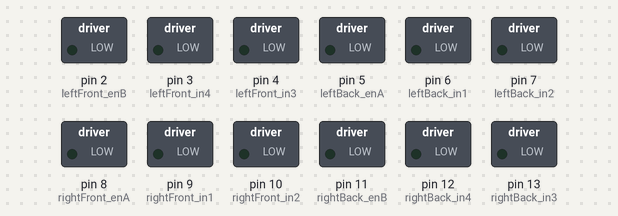
The sketch below on a simulated Arduino Uno, built with avr-gcc and run on an emulated ATmega328P. Parts: switched loads named in the sketch (green lamp = pin HIGH).

Above: at 0.1 s.
At 5.1 s:
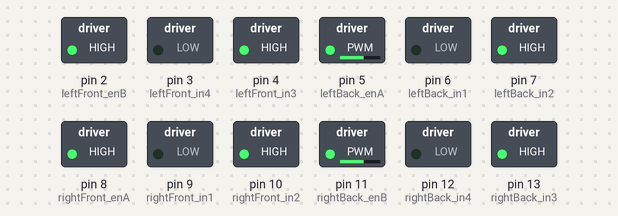
At 9.1 s:
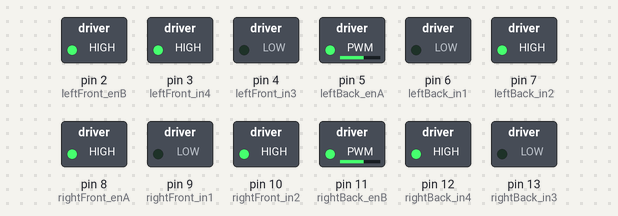
At 17.1 s:
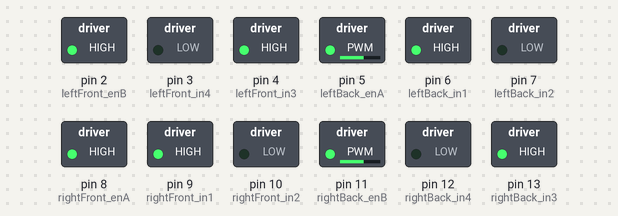
At 25.1 s:
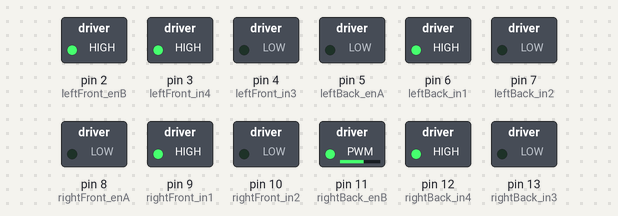
At 35.1 s:
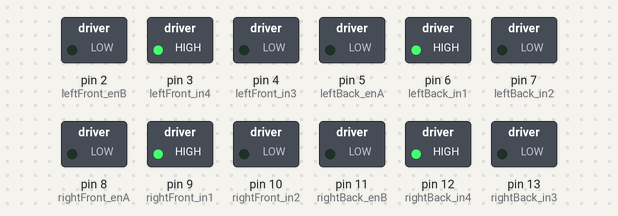
Timing chart, 0 to 36.6 s (numbered marks = the images above):
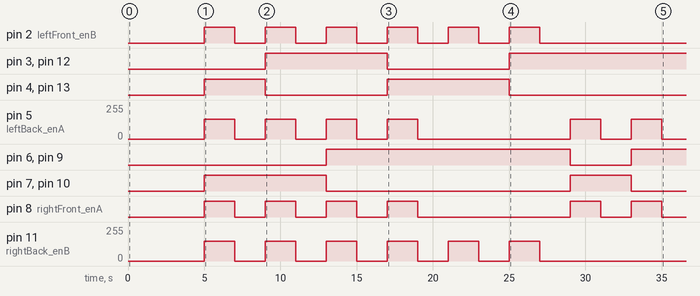

Measured:
- by itself, pin 2 (leftFront_enB): alternates HIGH for 2.0 s and LOW for 2.0 s, 12 changes in all, then stays LOW
- by itself, pin 3 (leftFront_in4), pin 12 (rightBack_in4): LOW → HIGH at 9.0 s, → LOW 8.0 s later, → HIGH 8.0 s later
- by itself, pin 4 (leftFront_in3), pin 13 (rightBack_in3): LOW → HIGH at 5.0 s, → LOW 4.0 s later, → HIGH 8.0 s later, → LOW 8.0 s later
- by itself, pin 6 (leftBack_in1), pin 9 (rightFront_in1): LOW → HIGH at 13.0 s, → LOW 16.0 s later, → HIGH 4.0 s later
- by itself, pin 7 (leftBack_in2), pin 10 (rightFront_in2): LOW → HIGH at 5.0 s, → LOW 8.0 s later, → HIGH 16.0 s later, → LOW 4.0 s later
- by itself, pin 8 (rightFront_enA): goes 3 × (HIGH 2.0 s, LOW 2.0 s), HIGH 2.0 s, LOW 10.0 s, HIGH 2.0 s, LOW 2.0 s, HIGH 2.0 s, then LOW
- by itself, pin 11 (rightBack_enB): alternates 150/255 for 2.0 s and 0/255 for 2.0 s, 12 changes in all, then stays 0/255
- by itself, pin 5 (leftBack_enA): goes 3 × (150/255 2.0 s, 0/255 2.0 s), 150/255 2.0 s, 0/255 10.0 s, 150/255 2.0 s, 0/255 2.0 s, 150/255 2.0 s, then 0/255

The sketch:

test.cpp.ino
```cpp
#include <NewPing.h>

// Define wiring pins for Motor 1
#define leftFront_enB 2
#define leftFront_in4 3
#define leftFront_in3 4
#define leftBack_enA 5
#define leftBack_in1 6
#define leftBack_in2 7

// Define wiring pins for Motor 2
#define rightFront_enA 8
#define rightFront_in1 9
#define rightFront_in2 10
#define rightBack_enB 11
#define rightBack_in4 12
#define rightBack_in3 13

// Ultrasonic sensor
#define sonar1 22
#define sonar2 23
#define sonar3 24
#define sonar4 25
#define sonar5 26
#define sonar6 27
#define MAX_DISTANCE 200
#define NUM_SONAR 6

NewPing sonar[NUM_SONAR] = { // array of ultrasonic sensors
  NewPing(sonar1, sonar1, MAX_DISTANCE),
  NewPing(sonar2, sonar2, MAX_DISTANCE),
  NewPing(sonar3, sonar3, MAX_DISTANCE),
  NewPing(sonar4, sonar4, MAX_DISTANCE),
  NewPing(sonar5, sonar5, MAX_DISTANCE),
  NewPing(sonar6, sonar6, MAX_DISTANCE)
};

int distance[NUM_SONAR]; // distance array for each sensor

// setup() method is called once when the program begins
void setup() {
  // Configure Motor 1 pins as outputs
  pinMode(leftFront_enB, OUTPUT);
  pinMode(leftFront_in4, OUTPUT);
  pinMode(leftFront_in3, OUTPUT);
  pinMode(leftBack_enA, OUTPUT);
  pinMode(leftBack_in1, OUTPUT);
  pinMode(leftBack_in2, OUTPUT);

  // Configure Motor 2 pins as outputs
  pinMode(rightFront_enA, OUTPUT);
  pinMode(rightFront_in1, OUTPUT);
  pinMode(rightFront_in2, OUTPUT);
  pinMode(rightBack_enB, OUTPUT);
  pinMode(rightBack_in4, OUTPUT);
  pinMode(rightBack_in3, OUTPUT);
}

// loop() method is called repeatedly as long as the program is running
void loop() {
  delay(5000);
  testMovement(&goForward, 2000);
  delay(2000);
  testMovement(&goLeft, 2000);
  delay(2000);
  testMovement(&goBackward, 2000);
  delay(2000);
  testMovement(&goRight, 2000);
  delay(2000);
  testMovement(&goForwardLeft, 2000);
  delay(2000);
  testMovement(&goBackwardRight, 2000);
  delay(2000);
  testMovement(&goForwardRight, 2000);
  delay(2000);
  testMovement(&goBackwardLeft, 2000);
}

// Update distance array for all sensors
void updateSonar() {
  for(int i = 0; i < NUM_SONAR; ++i) {
    distance[i] = sonar[i].ping_cm();
    if(distance[i] == 0) distance[i] = MAX_DISTANCE;
  }
}

void printDistances() {
  for(int i = 0; i < NUM_SONAR; ++i) {
    Serial.print("Sonar ");
    Serial.print(i + 1);
    Serial.print(": ");
    Serial.println(distance[i]);
  }
}

bool obstacleTooCloseFront() {
  if(distance[0] <= 45 || distance[1] <= 45) return true;
  return false;
}

// All four wheels move forward
void goForward() {
  // Set alternating voltages on each wheel's pin
  digitalWrite(leftFront_in4, LOW);
  digitalWrite(leftFront_in3, HIGH);
  digitalWrite(rightFront_in1, LOW);
  digitalWrite(rightFront_in2, HIGH);
  digitalWrite(leftBack_in1, LOW);
  digitalWrite(leftBack_in2, HIGH);
  digitalWrite(rightBack_in4, LOW);
  digitalWrite(rightBack_in3, HIGH);

  // Apply voltage to pins at previously specified voltages
  analogWrite(leftFront_enB, 150);
  analogWrite(rightFront_enA, 150);
  analogWrite(leftBack_enA, 150);
  analogWrite(rightBack_enB, 150);
}

// All four wheels move backward
void goBackward() {
  digitalWrite(leftFront_in4, HIGH);
  digitalWrite(leftFront_in3, LOW);
  digitalWrite(rightFront_in1, HIGH);
  digitalWrite(rightFront_in2, LOW);
  digitalWrite(leftBack_in1, HIGH);
  digitalWrite(leftBack_in2, LOW);
  digitalWrite(rightBack_in4, HIGH);
  digitalWrite(rightBack_in3, LOW);

  analogWrite(leftFront_enB, 150);
  analogWrite(rightFront_enA, 150);
  analogWrite(leftBack_enA, 150);
  analogWrite(rightBack_enB, 150);
}

// Left front and right back wheels move forward, right front and left back wheels move backward
void goRight() {
  digitalWrite(leftFront_in4, LOW);
  digitalWrite(leftFront_in3, HIGH);
  digitalWrite(rightFront_in1, HIGH);
  digitalWrite(rightFront_in2, LOW);
  digitalWrite(leftBack_in1, HIGH);
  digitalWrite(leftBack_in2, LOW);
  digitalWrite(rightBack_in4, LOW);
  digitalWrite(rightBack_in3, HIGH);

  analogWrite(leftFront_enB, 150);
  analogWrite(rightFront_enA, 150);
  analogWrite(leftBack_enA, 150);
  analogWrite(rightBack_enB, 150);
}

// Right front and left back wheels move forward, left front and right back wheels move backward **NOT TESTED
void goLeft() {
  digitalWrite(leftFront_in4, HIGH);
  digitalWrite(leftFront_in3, LOW);
  digitalWrite(rightFront_in1, LOW);
  digitalWrite(rightFront_in2, HIGH);
  digitalWrite(leftBack_in1, LOW);
  digitalWrite(leftBack_in2, HIGH);
  digitalWrite(rightBack_in4, HIGH);
  digitalWrite(rightBack_in3, LOW);

  analogWrite(leftFront_enB, 150);
  analogWrite(rightFront_enA, 150);
  analogWrite(leftBack_enA, 150);
  analogWrite(rightBack_enB, 150);
}

// Right front and left back wheels move forward **NOT TESTED
void goForwardRight() {
  digitalWrite(rightFront_in1, LOW);
  digitalWrite(rightFront_in2, HIGH);
  digitalWrite(leftBack_in1, LOW);
  digitalWrite(leftBack_in2, HIGH);

  analogWrite(leftFront_enB, 0);
  analogWrite(rightFront_enA, 150);
  analogWrite(leftBack_enA, 150);
  analogWrite(rightBack_enB, 0);
}

// Left front and right back wheels move forward **NOT TESTED
void goForwardLeft() {
  digitalWrite(leftFront_in4, LOW);
  digitalWrite(leftFront_in3, HIGH);
  digitalWrite(rightBack_in4, LOW);
  digitalWrite(rightBack_in3, HIGH);

  analogWrite(leftFront_enB, 150);
  analogWrite(rightFront_enA, 0);
  analogWrite(leftBack_enA, 0);
  analogWrite(rightBack_enB, 150);
}

// Left front and right back wheels move backward **NOT TESTED
void goBackwardRight() {
  digitalWrite(leftFront_in4, HIGH);
  digitalWrite(leftFront_in3, LOW);
  digitalWrite(rightBack_in4, HIGH);
  digitalWrite(rightBack_in3, LOW);

  analogWrite(leftFront_enB, 150);
  analogWrite(rightFront_enA, 0);
  analogWrite(leftBack_enA, 0);
  analogWrite(rightBack_enB, 150);
}

// Right front and left back wheels move backward **NOT TESTED
void goBackwardLeft() {
  digitalWrite(rightFront_in1, HIGH);
  digitalWrite(rightFront_in2, LOW);
  digitalWrite(leftBack_in1, HIGH);
  digitalWrite(leftBack_in2, LOW);

  analogWrite(leftFront_enB, 0);
  analogWrite(rightFront_enA, 150);
  analogWrite(leftBack_enA, 150);
  analogWrite(rightBack_enB, 0);
}

// Set all voltages to zero, stopping the rover **NOT TESTED
void stop() {
  analogWrite(leftFront_enB, 0);
  analogWrite(rightFront_enA, 0);
  analogWrite(leftBack_enA, 0);
  analogWrite(rightBack_enB, 0);
}

// Test any kind of movement function for a specified time **NOT TESTED
// In theory, takes two parameters: a pointer to a function (e.g. to goForward()), and an amount of time in milliseconds, then performs that movement for the time given
void testMovement(void (*move)(), int time) {
  move();
  delay(time);
  stop();
}
```
